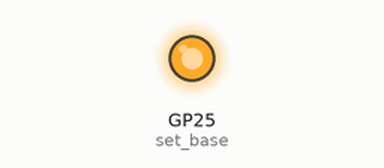
Recording of a program running on a simulated Raspberry Pi Pico running MicroPython. Shown: output pins drawn as LEDs (lit = HIGH). What the program prints to the serial console is not drawn. At 0.5 s the program stops and its outputs stay as they are.

Above: at 0.1 s.
At 0.6 s:
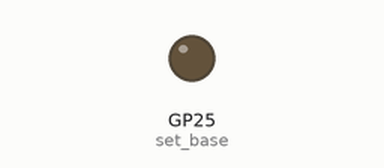
Timing chart, 0 to 2.0 s (numbered marks = the images above):
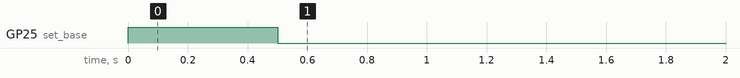

Measured:
- by itself, GP25 (set_base): LOW → HIGH at 0.00 s, → LOW 0.50 s later

The program:

pio_exec.py
```python
# Example using PIO to turn on an LED via an explicit exec.
# Note: this does not work on Pico W because it uses Pin(25) for LED output.
#
# Demonstrates:
#   - using set_init and set_base
#   - using StateMachine.exec

# ruff: noqa: F821 - @asm_pio decorator adds names to function scope

import time
from machine import Pin
import rp2


# Define an empty program that uses a single set pin.
@rp2.asm_pio(set_init=rp2.PIO.OUT_LOW)
def prog():
    pass

print(prog)  # Output: List of 16-bit binary instructions

# Construct the StateMachine, binding Pin(25) to the set pin.
sm = rp2.StateMachine(0, prog, set_base=Pin(25))

# Turn on the set pin via an exec instruction.
sm.exec("set(pins, 1)")

# Sleep for 500ms.
time.sleep(0.5)

# Turn off the set pin via an exec instruction.
sm.exec("set(pins, 0)")
```
